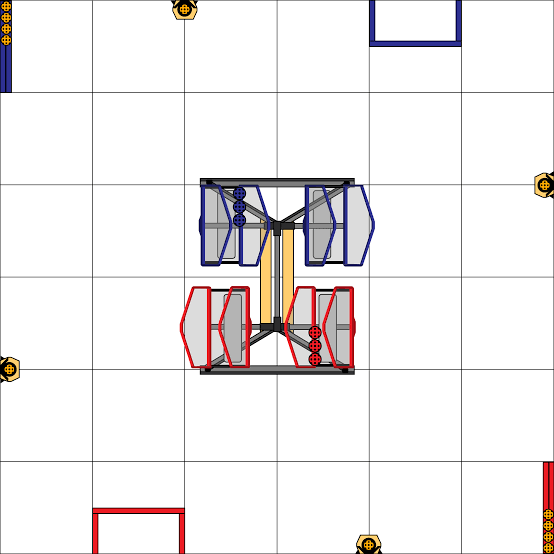
#> input picture project/assets/auto/source/field_blank.png, 554 x 554 px, found by its file name
$ python trace_auto_route.py
#> lines starting #> are read from the running program, lines starting #| are printed output that depends on the picture
"""Draw the team's autonomous route on the blank field (page 14).

    python project/src/trace_auto_route.py      # writes project/assets/auto/auto_route.png

The user's sketch (project/assets/auto/source/auto_route_hand_drawn.jpg) only shows where the robot goes, so the route is
drawn as horizontal and vertical lines on the grid, with corners on grid lines or tile midpoints (user, 2026-11-11). The
sketch's field is the blank field turned 90 degrees anticlockwise (the four flowers, both gardens and both loading zones
line up), and the route is reversed from how the sketch is drawn.

The seven steps (user, 2026-11-11), each with a numbered circle on the route:
  1 shoot (causing a HIVE TIP)   2 get pollen from the flower   3 go to the shooting position on the other side
  4 shoot   5 collect pollen from the flower   6 shoot   7 park
The robot goes into each flower and back out along the SAME line.

Grid: the field is 554 px square with 6 tiles, so grid lines are every 92.3 px; tile midpoints (allowed) are 46.2 px inside
them. The bottom flower is on x = 369 and the left flower on y = 369.
"""
import math
from pathlib import Path

from PIL import Image, ImageDraw, ImageFont

# blank-field pixels (554 x 554)
ROUTE = [
    (540, 323),    # start, right wall, y = midpoint of a tile row            (step 1: shoot)
    (369, 323),    # left along y = 323 to the grid line x = 369
    (369, 525),    # straight down into the bottom flower                      (step 2: get pollen)
    (369, 415),    # straight back up the same line
    (92, 415),     # left along y = 415 to the grid line x = 92                (steps 3 and 4: shooting position, shoot)
    (92, 369),     # up to the left flower's line
    (24, 369),     # straight left into the left flower                        (step 5: collect pollen)
    (92, 369),     # straight back along the same line
    (138, 369),    # right to x = 138, midpoint of the 2nd column              (step 6: shoot)
    (138, 523),    # straight down into the red loading zone                   (step 7: park)
]
ARROWS = [((450, 323), math.pi), ((369, 380), math.pi / 2), ((369, 470), -math.pi / 2), ((300, 415), math.pi),
          ((62, 369), math.pi), ((138, 445), math.pi / 2)]       # (middle of the arrow, direction)
STEPS = [(1, (540, 323)), (2, (369, 525)), (3, (230, 415)), (4, (92, 415)), (5, (24, 369)), (6, (138, 369)),
         (7, (138, 523))]

K = 3
blank = Image.open("project/assets/auto/source/field_blank.png").convert("RGB")
#> blank is the input picture: PIL image 554x554 RGB; mean R, G, B 240.5, 237.4, 237.6
size = blank.width * K
#> size = 1662
canvas = blank.resize((size, size), Image.LANCZOS).convert("RGBA")
pts = [(x * K, y * K) for x, y in ROUTE]
d = ImageDraw.Draw(canvas)
W_OUT, W_IN = 9 * K, 5 * K
DARK, YEL = (23, 22, 22, 255), (245, 230, 96, 255)
FONT = ImageFont.truetype("project/design/fonts/Montserrat/Montserrat-Bold.ttf", 15 * K)


def dot(p, r, fill, outline=None, w=0):
    d.ellipse([p[0] - r, p[1] - r, p[0] + r, p[1] + r], fill=fill, outline=outline, width=w)


def head(mid, ang, length=15 * K, half=9 * K):
    ux, uy = math.cos(ang), math.sin(ang)
    nx, ny = -uy, ux
    tip = (mid[0] + ux * length / 2, mid[1] + uy * length / 2)
    base = (mid[0] - ux * length / 2, mid[1] - uy * length / 2)
    tri = [tip, (base[0] + nx * half, base[1] + ny * half), (base[0] - nx * half, base[1] - ny * half)]
    d.polygon(tri, fill=YEL)
    d.line(tri + [tri[0]], fill=DARK, width=2 * K, joint="curve")


d.line(pts, fill=DARK, width=W_OUT, joint="curve")
for p in pts:
    dot(p, W_OUT / 2, DARK)
#> this loop made 10 passes
#> p on passes 1 to 10: (1620, 969), (1107, 969), (1107, 1575), (1107, 1245), (276, 1245), (276, 1107), (72, 1107), (276, 1107), (414, 1107), (414, 1569)
d.line(pts, fill=YEL, width=W_IN, joint="curve")
for p in pts:
    dot(p, W_IN / 2, YEL)
for (x, y), ang in ARROWS:
    head((x * K, y * K), ang)
for n, (x, y) in STEPS:                                           # numbered circles, one per step
    c = (x * K, y * K)
    dot(c, 13 * K, YEL, DARK, 2 * K)
    box = d.textbbox((0, 0), str(n), font=FONT)
    d.text((c[0] - (box[0] + box[2]) / 2, c[1] - (box[1] + box[3]) / 2), str(n), font=FONT, fill=DARK)
#> this loop made 7 passes
#> box on passes 1 to 7: (0, 9, 29, 42), (0, 8, 29, 42), (0, 8, 29, 42), (0, 9, 29, 42), (0, 9, 29, 42), (0, 8, 29, 42), (0, 9, 29, 42)
out = Path("project/assets/auto"); out.mkdir(parents=True, exist_ok=True)
old = out / "auto_elims_route.png"
if old.exists():
    old.unlink()
canvas.convert("RGB").save(out / "auto_route.png", optimize=True)
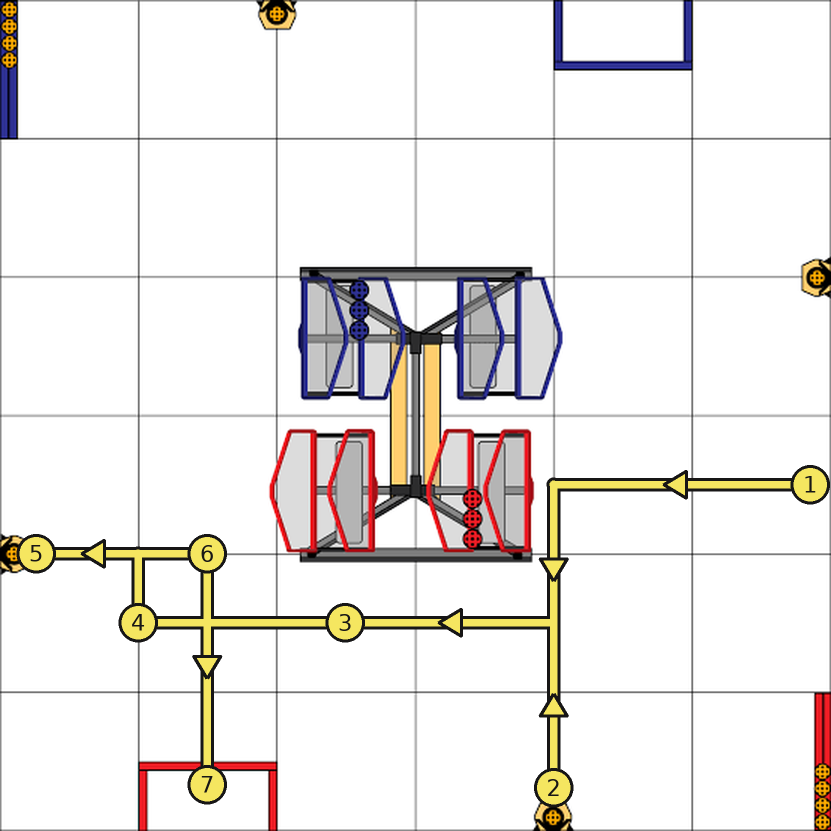
#> saved as auto_route.png: PIL image 1662x1662 RGB (shown at 1/2 size); mean R, G, B 236.5, 233.1, 230.4
print("saved", canvas.size)
#| saved (1662, 1662)
